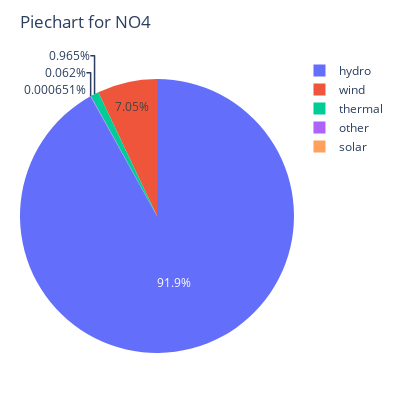

The code cell stored with this chart in its notebook:
### Code cell
# make a plotly pie chart
fig = go.Figure()

fig.add_trace(go.Pie(
    labels=sub.index,
    values=sub['quantityKwh'] / 1e9 # TWh
    )
)

fig.update_layout(width=400, height=400,
                  margin=dict(t=20, l=20, r=20, b=20),
                  title=f'Piechart for NO4')
fig.show()

### Figure 1 — Plotly figure (JSON) as saved in the notebook; plotly's stock layout.template omitted (floating-point values rounded to 4 significant figures)
{"data": [{"labels": ["hydro", "other", "solar", "thermal", "wind"], "type": "pie", "values": [23.66, 0.01597, 0.0001677, 0.2484, 1.815]}], "layout": {"height": 400, "margin": {"b": 20, "l": 20, "r": 20, "t": 20}, "title": {"text": "Piechart for NO4"}, "width": 400}}
